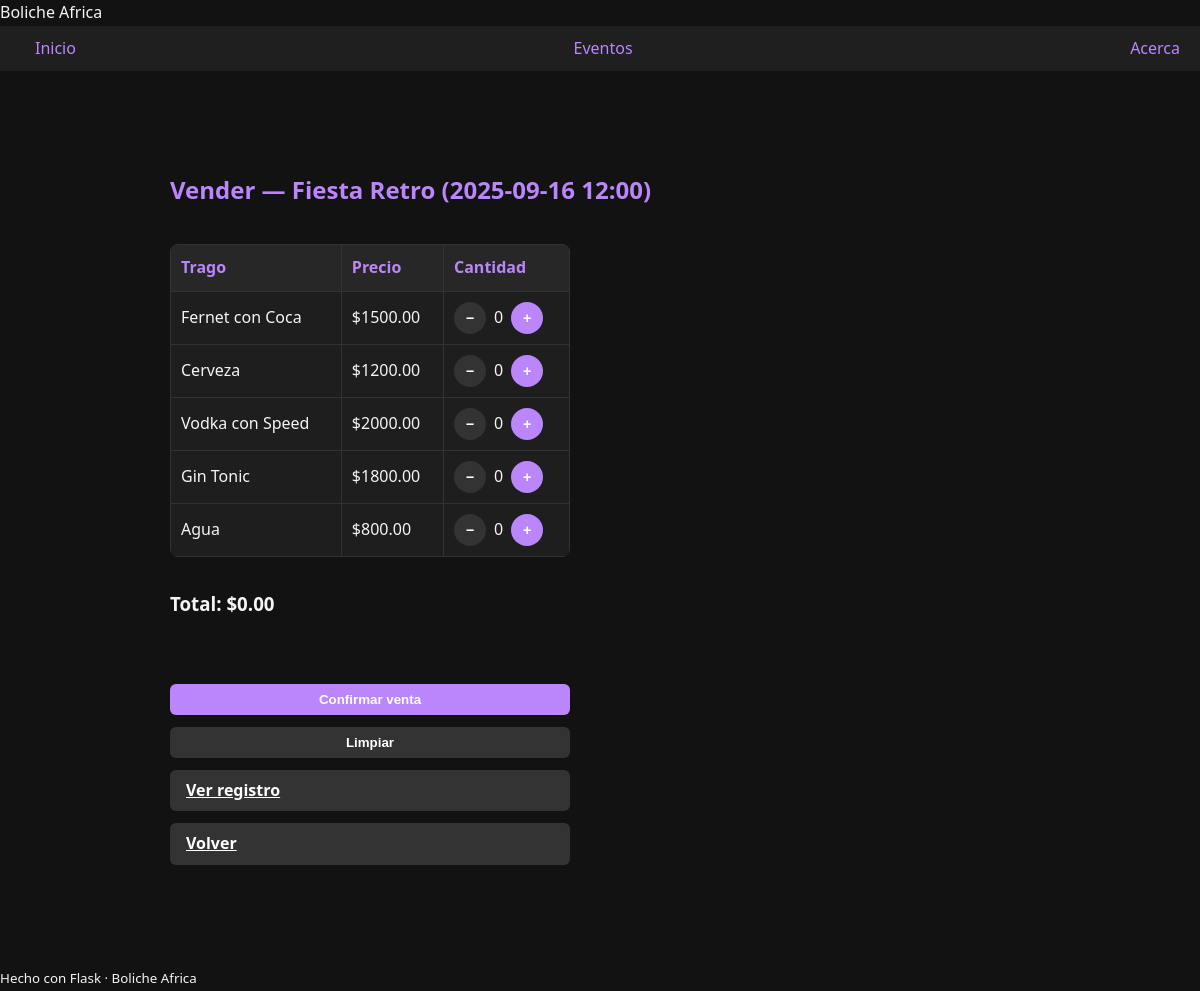
The app's page /eventos/8/vender with its own data.
### tables this page shows
CREATE TABLE events (
            id INTEGER PRIMARY KEY AUTOINCREMENT,
            nombre TEXT NOT NULL,
            fecha TEXT NOT NULL,    -- YYYY-MM-DD
            hora  TEXT NOT NULL,    -- HH:MM
            dj TEXT,
            precio_base REAL DEFAULT 0,
            capacidad INTEGER DEFAULT 0,
            estado TEXT DEFAULT 'Programado'  -- Programado|En curso|Cerrado
        );

### app.py (the view, shortened to what this page needs)
@app.route("/eventos/<int:event_id>/vender", methods=["GET", "POST"])
def vender(event_id):
    e = fetch_event_by_id(event_id)
    if not e:
        flash("Evento no encontrado", "error")
        return redirect(url_for("eventos"))
    if not evento_es_hoy(e):
        flash("Este evento no es hoy, no se pueden registrar ventas.", "error")
        return redirect(url_for("eventos"))
    return render_template("vender.html", evento=e, catalogo=catalogo_tragos)

### app.py (called while the page is built)
def evento_es_hoy(evento):
    hoy = datetime.now().date()
    fecha_evento = datetime.strptime(evento["fecha"], "%Y-%m-%d").date()
    return fecha_evento == hoy

@app.context_processor
def inject_globals():
    return dict(APP_NAME=APP_NAME, evento_es_hoy=evento_es_hoy)

### db.py (called while the page is built)
def get_conn():
    conn = sqlite3.connect(DB_PATH, timeout=10)
    conn.row_factory = sqlite3.Row
    conn.execute("PRAGMA journal_mode=WAL;")
    conn.execute("PRAGMA foreign_keys=ON;")
    return conn

def fetch_event_by_id(event_id: int):
    with get_conn() as conn:
        cur = conn.execute("""
            SELECT id, nombre, fecha, hora, capacidad, estado
            FROM events
            WHERE id = ?
        """, (event_id,))
        row = cur.fetchone()
        return dict(row) if row else None

### templates/vender.html (shortened to what this page needs)
{% extends "base.html" %}
{% block content %}
<div class="container">
  <h2>Vender — {{ evento.nombre }} ({{ evento.fecha }} {{ evento.hora }})</h2>
  <form method="post" id="ventaForm">
    <table>
      <thead>
        <tr>
          <th>Trago</th>
          <th>Precio</th>
          <th>Cantidad</th>
        </tr>
      </thead>
      <tbody>
        {% for t in catalogo %}
        <tr>
          <td>{{ t.nombre }}</td>
          <td>${{ "%.2f"|format(t.precio) }}</td>
          <td>
            <div class="qty" style="display:flex; gap:8px; align-items:center;">
              <button type="button" class="btn btn-sm btn-secondary btn-minus" data-id="{{ t.id }}" style="width:32px;height:32px;border-radius:50%;padding:0;">−</button>
              <span id="cant_{{ t.id }}">0</span>
              <button type="button" class="btn btn-sm btn-plus" data-id="{{ t.id }}" style="width:32px;height:32px;border-radius:50%;padding:0;">+</button>
            </div>
          </td>
        </tr>
        {% endfor %}
      </tbody>
    </table>
    <h3 style="margin-top:20px;">Total: $<span id="total">0.00</span></h3>
    <button type="submit" id="btnConfirmar" class="btn" disabled>Confirmar venta</button>
    <button type="button" class="btn btn-secondary" id="btnReset">Limpiar</button>
    <a href="{{ url_for('ver_tragos', event_id=evento.id) }}" class="btn btn-secondary">Ver registro</a>
    <a href="{{ url_for('eventos') }}" class="btn btn-secondary">Volver</a>
  </form>
</div>
{% endblock %}

### static/css/app.css (style rules this page uses)
body { font-family: 'Segoe UI', Tahoma, sans-serif; background-color: #121212; color: #f5f5f5; margin: 0; padding: 0; line-height: 1.6; }
h1, h2 { color: #bb86fc; }
button, .btn { background: #bb86fc; border: none; padding: 8px 16px; border-radius: 6px; color: #fff; cursor: pointer; transition: background 0.2s; font-weight: bold; }
.btn-secondary { background: #333; color: #fff; }
.btn-sm { padding: 6px 10px; font-size: .9rem; }
table { border-collapse: collapse; width: 100%; margin-top: 15px; background: #1e1e1e; border-radius: 8px; overflow: hidden; }
th, td { border: 1px solid #333; padding: 10px; text-align: left; }
th { background: #272727; color: #bb86fc; }
form { max-width: 400px; margin: 20px 0; display: flex; flex-direction: column; gap: 12px; }
.container { max-width: 900px; margin: 20px auto; padding: 20px; }

### records on screen
events: nombre "Fiesta Retro", fecha "2025-09-16", hora "12:00"

### other values on screen
{{ APP_NAME }} "Boliche Africa"
{{ t.nombre }} "Fernet con Coca" "Cerveza" "Vodka con Speed" "Gin Tonic" "Agua"
{{ "%.2f"|format(t.precio) }} "1500.00" "1200.00" "2000.00" "1800.00" "800.00"
